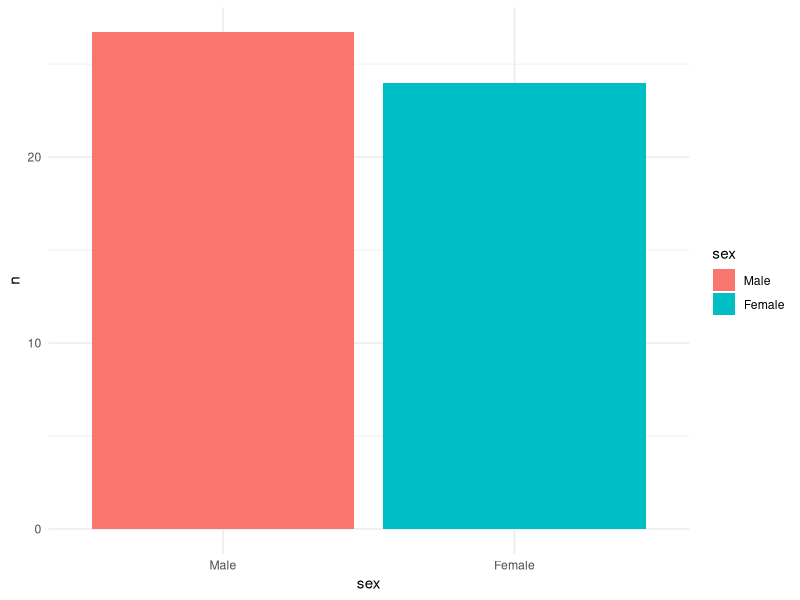

Generate this figure with R:
library (haven)
library(ggplot2)
library(dplyr)
ntsl3 <- haven::read_sav("data/natsal_3_teaching_open.sav")

#convert sex into factor
ntsl3$sex <- as_factor(ntsl3$rsex)  

# Create summary data
lr_gen <- ntsl3 %>%
    group_by(sex) %>%
  summarize(n = mean(dage1ch, na.rm = T))

# Plot it
ggplot(lr_gen, aes(x = sex, y = n)) +
  geom_bar(aes(fill = sex), stat = "identity") +
   theme_minimal()